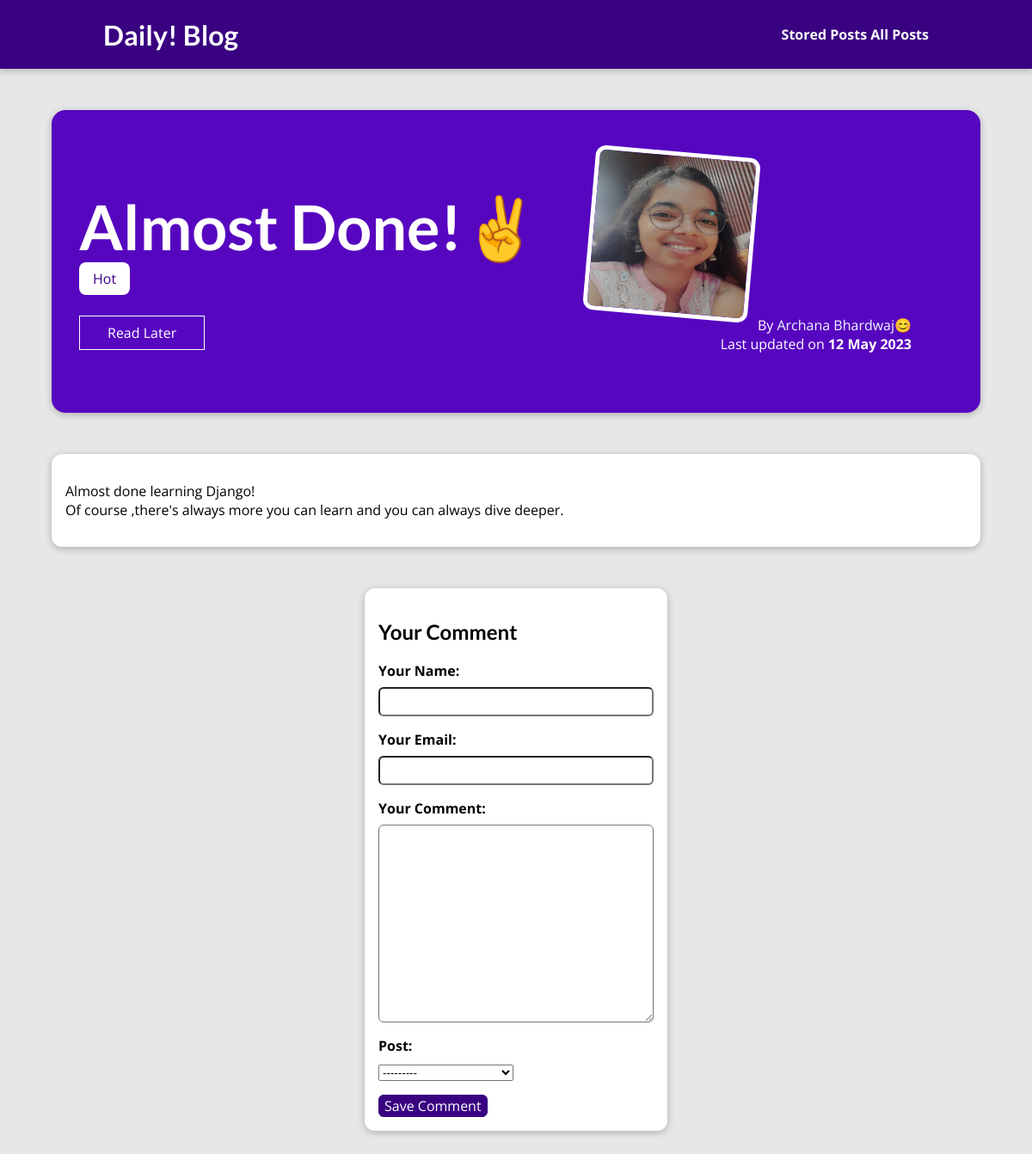
/posts/almost-done, run on the app's committed database.
### blog/models.py (models this page shows, shortened)
class Post(models.Model):
    title = models.CharField(max_length=150)
    excerpt = models.CharField(max_length=200)
    image =models.ImageField(upload_to="posts", null=True)
    date = models.DateField(auto_now =True)
    slug = models.SlugField(unique=True,db_index=True)
    content = models.TextField(validators=[MinLengthValidator(10)])
    author = models.ForeignKey(
        Author,on_delete=models.SET_NULL,null=True,related_name="posts")
    tags = models.ManyToManyField(Tag)
    def __str__(self):
        return self.title

class Tag(models.Model):
    caption = models.CharField(max_length=20)

class Author(models.Model):
    first_name = models.CharField(max_length=100)
    last_name = models.CharField(max_length=100)
    email_address = models.EmailField()
    def full_name(self):
        return f"{self.first_name} {self.last_name}"
    def __str__(self):
        return self.full_name()

### blog/views.py (the view)
# urls.py: path("posts/<slug:slug>", views.SinglePostView.as_view(), name="post-detail-page"),  # /posts/my-first-post
class SinglePostView(View):
    template_name = "blog/post-detail.html"
    model= Post
    def get(self,request,slug):
        post = Post.objects.get(slug=slug)
        context = {
            "post":post,
            "post_tags":post.tags.all,
            "comment_form": CommentForm(),
            "comments": post.comments.all().order_by("-id")
        }
        return render(request,"blog/post-detail.html", context)
    def post(self,request,slug):
        comment_form = CommentForm(request.POST)
        post = Post.objects.get(slug=slug)
        if comment_form.is_valid():
            comment = comment_form.save(commit=False)
            comment.post = post
            comment.save()
            return HttpResponseRedirect(reverse("post-detail-page", args = [slug] ))
        context ={
            "post":post,
            "post_tags":post.tags.all(),
            "comment_form":comment_form,
            "comments":post.comments.all()
        }
        return render(request,"blog/post-detail.html", context)

### blog/forms.py
class CommentForm(forms.ModelForm):
    class Meta:
        model = Comment
        exclude = ["Post"]
        labels = {
            "user_name":"Your Name",
            "user_email":"Your Email",
            "text":"Your Comment"
        }

### blog/templates/blog/post-detail.html (shortened to what this page needs)
{% extends 'base.html' %}
{% load static %}
{% block css_files %}
<link rel="stylesheet" href ="{% static "blog/post-detail.css" %}" />
{% endblock  %}
{% block content %}
   <section id="summary">
    <h2>{{post.title}}</h2>
    <div>
        {% for tag in post_tags %}
        <span class= "tag"> {{ tag.caption }} </span>
        {% endfor %}
    </div>
    <div id="read-later">
        <form action="{% url "read-later" %}" method="POST">
            <button>Read Later</button>
        </form>
    </div>
    <article>
        <img src="{{ post.image.url }}" alt="{{ post.title }}"/>
        <adderss> By <a href="mailto:{{ post.author.email_address  }}">{{ post.author }}</a></adderss>
        <div>
            Last updated on <time>{{ post.date|date:"d M Y"}}</time>
        </div>
    </article>
   </section>
   <main>
    {{ post.content|linebreaks }}
   </main>
   <section id="comment-form">
    <h2>Your Comment</h2>
    <form action="{% url "post-detail-page" post.slug %}" method= POST>
        {% for form_field in comment_form%}
        <div class="form-control {% if form_field.errors %}invalid{% endif %} ">
            {{ form_field.label_tag }}
            {{ form_field }}
        </div>
        {% endfor %}
        <button>Save Comment</button>
    </form>
    </section>
{% endblock  %}

### static/app.css (style rules this page uses)
* { box-sizing: border-box; }
html { font-family: 'Open Sans', 'Lato', sans-serif; }
body { margin: 0; }
h1, h2, h3 { font-family: 'Lato', sans-serif; font-weight: bold; }

### blog/static/blog/post-detail.css (style rules this page uses)
body { background-color: #e7e7e7; }
#summary { margin: 8rem auto 3rem auto; padding: 2rem; width: 90%; max-width: 90rem; border-radius: 16px; background-color: #5706c0; position: relative; box-shadow: 0 2px 8px rgba(0, 0, 0, 0.25); height: 22rem; }
#summary h2 { color: white; font-size: 4.5rem; margin-bottom: 0.25rem; }
#summary article { position: absolute; top: 2rem; right: 3rem; padding: 1rem 2rem; border-radius: 12px; text-align: right; color: white; }
#summary article img { width: 12rem; height: 12rem; border-radius: 12px; transform: rotateZ(5deg); border: 5px solid white; margin-bottom: 1rem; }
#summary a { color:aliceblue; text-decoration: none; }
#summary time { font-weight: bold; }
main { width: 90%; max-width: 90rem; margin: 3rem auto; background-color: white; padding: 1rem; border-radius: 12px; box-shadow: 0 2px 8px rgba(0, 0, 0, 0.25); }
.tag { background-color: white; color: #390281; padding:0.5rem 1rem; border-radius: 8px; margin-right: 1rem; }
#comment-form { margin: 3rem auto; width: 90%; max-width: 22rem; border-radius: 12px; background-color: rgb(255, 255, 255); box-shadow: 0 2px 8px rgba(0,0,0, 0.25); padding: 1rem; }
.form-control { margin-bottom:1rem; }
#comment-form button { font:inherit; background-color: #390281; color: white; border: 1px solid #390281; padding: 0.5rem,1.5rem; border-radius: 6px; cursor: pointer; }
.form-control label { font-weight: bold; margin-bottom: 0.5rem; display: block; }
.form-control input, .form-control textarea { display: block; width: 100%; max-width: 100%; font:inherit; padding:0.25rem; border-radius: 6px; }
#read-later { margin:2rem 0; }
#read-later button { background-color: transparent; border:1px solid white; padding:0.5rem 2rem; font:inherit; color: white; cursor: pointer; }

### data on the page
Post: title "Almost Done!✌️", image (picture), author "Archana Bhardwaj😊", date "12 May 2023", content "Almost done learning Django! Of course ,there's always more you can learn and you can always dive deeper."
Tag: caption "Hot"
